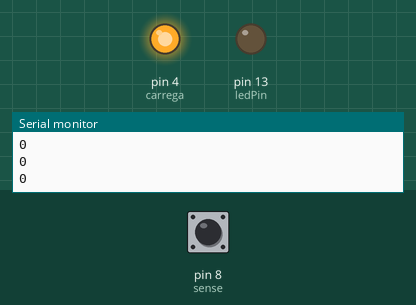
Recording of a sketch running on a simulated Arduino Uno, built with avr-gcc and run on an emulated ATmega328P. On the bench: output pins drawn as LEDs (lit = HIGH), the last lines printed to the serial monitor. Dashed ring = blinking. Inputs (shaded band) come from the test bench; at power-on: pin 8 (sense) HIGH.

Above: at 1.2 s.
1.3 s: pin 8 (sense) pulsed LOW 2 times (0.12 s each, 0.3 s apart)
At 1.47 s:
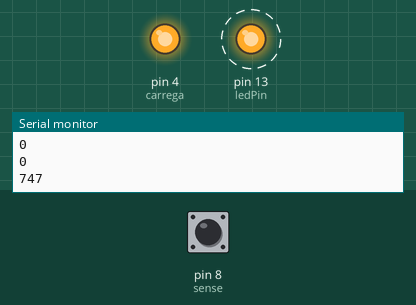
Timing chart, 0 to 4.3 s (numbered marks = the images above; inputs shaded):
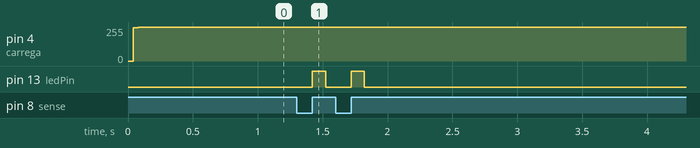

Measured:
- after the input at 1.3 s, pin 13 (ledPin): alternates HIGH for 0.10 s and LOW for 0.20 s, 4 changes in all, then stays LOW, starting after 0.12 s

The sketch:

sensorToque.ino
```cpp
// (licence header left out)
// Definição de pinos
int carrega = 4;
int sense = 8;
int ledPin = 13;

// Variável para armazenar o valor lido do sensor
unsigned int valor;

// A função setup roda assim que você pressiona o botão de reset ou liga a placa:
void setup() {

  // Define o modo dos pinos
  pinMode(ledPin, OUTPUT);
  pinMode(carrega, OUTPUT);
  pinMode(sense, INPUT);

  // Inicializa a comunicação serial em 9600 bits por segundo:
  Serial.begin(9600);
}

// A função loop executa as instruções em sequência e repete para sempre:
void loop() {

  // Lê o valor do sensor
  valor = sensorCapacitivo(30);

  // Imprime o valor no monitor seial
  Serial.println(valor);

  // Se o valor for maior que um dado threshold acende o led
  if (valor > 50) {
    digitalWrite(ledPin, HIGH);
  } else {
    digitalWrite(ledPin, LOW);
  }
  delay(100); // Delay para não sobrecarregar o monitor serial
}

// Função para leitura do sensor
// Executa pelo número de amostras passado e retorna o valor lido
unsigned int sensorCapacitivo(unsigned char amostras) {

  unsigned long sum = 0;
  unsigned long tempo = 0;

  // Executa função 'amostras' vezes
  for (int i = 0; i < amostras; i++) {
    digitalWrite(carrega, LOW);

    // Coloca o pino do sensor como saída para garantir nível baixo
    pinMode(sense, OUTPUT);
    digitalWrite(sense, LOW);
    delayMicroseconds(10); // Delay para estabilidade

    // Atera o modo do pino do sensor para entrada
    pinMode(sense, INPUT);

    // Inicia carga do sensor
    digitalWrite(carrega, HIGH);

    // Aguarda pino atingir nível alto (aproximadamente 2.5V)
    while (digitalRead(sense) == LOW) {
      tempo++; // Acumula tempo para atingir nível alto
    }

    // Acumula valor para média
    sum += tempo;
  }

  // Realiza média e retorna valor lido
  return (unsigned int)sum/amostras;
}
```
